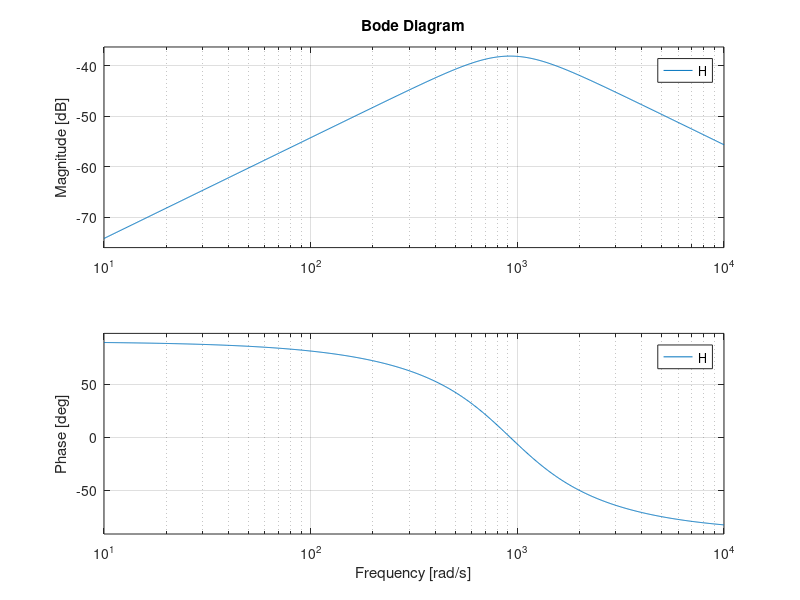
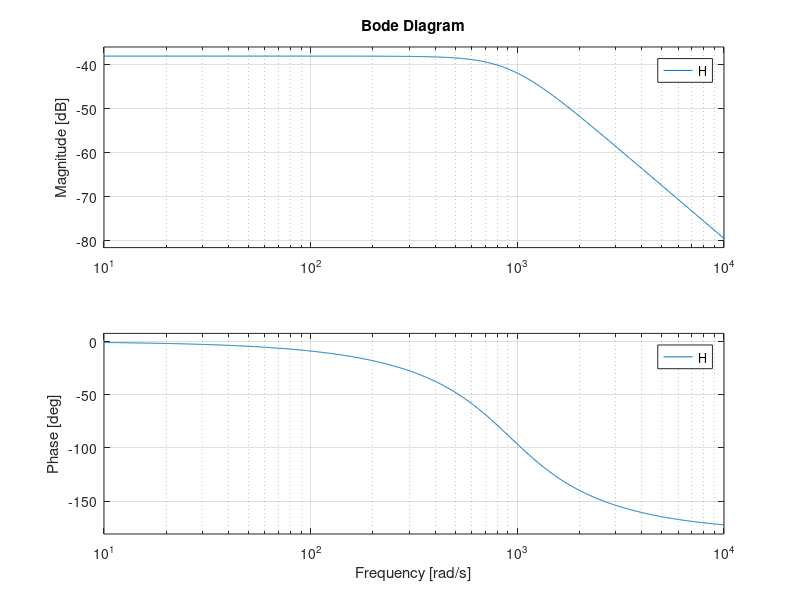

Write MATLAB code to recreate these figures, in order.


L= 25e-3;
R=33;
c= 47e-6;

A=[0 1/c; -1/L -R/L];
B=[0 ; 1/2];
C=[0 R];
D= 0

CC=[1 0]

sys=ss(A,B,C,D);
H=tf(sys);
figure(1)
bode(H)

figure(2)
sys=ss(A,B,CC,D);
H=tf(sys);
bode(H)
